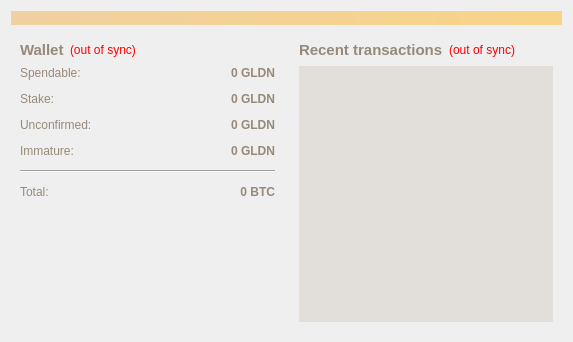
<?xml version="1.0" encoding="UTF-8"?>
<ui version="4.0">
 <class>OverviewPage</class>
 <widget class="QWidget" name="OverviewPage">
  <property name="geometry">
   <rect>
    <x>0</x>
    <y>0</y>
    <width>573</width>
    <height>342</height>
   </rect>
  </property>
  <property name="windowTitle">
   <string>Form</string>
  </property>
  <property name="styleSheet">
   <string notr="true">color: rgb(151, 137, 121);</string>
  </property>
  <layout class="QVBoxLayout" name="topLayout">
   <item>
    <widget class="QLabel" name="labelAlerts">
     <property name="visible">
      <bool>false</bool>
     </property>
     <property name="styleSheet">
      <string notr="true">background-color: qlineargradient(x1: 0, y1: 0, x2: 1, y2: 0, stop:0 #F0D0A0, stop:1 #F8D488);  color:#9A8A6A
</string>
     </property>
     <property name="wordWrap">
      <bool>true</bool>
     </property>
     <property name="margin">
      <number>3</number>
     </property>
    </widget>
   </item>
   <item>
    <layout class="QHBoxLayout" name="horizontalLayout" stretch="1,1">
     <item>
      <layout class="QVBoxLayout" name="verticalLayout_2">
       <item>
        <widget class="QWidget" name="widget" native="true">
         <layout class="QVBoxLayout" name="verticalLayout_4">
          <item>
           <layout class="QHBoxLayout" name="horizontalLayout_4">
            <item>
             <widget class="QLabel" name="label_5">
              <property name="font">
               <font>
                <pointsize>11</pointsize>
                <weight>75</weight>
                <bold>true</bold>
               </font>
              </property>
              <property name="text">
               <string>Wallet</string>
              </property>
             </widget>
            </item>
            <item>
             <widget class="QLabel" name="labelWalletStatus">
              <property name="toolTip">
               <string>The displayed information may be out of date. Your wallet automatically synchronizes with the Goldencoin network after a connection is established, but this process has not completed yet.</string>
              </property>
              <property name="styleSheet">
               <string notr="true">QLabel { color: red; }</string>
              </property>
              <property name="text">
               <string notr="true">(out of sync)</string>
              </property>
              <property name="alignment">
               <set>Qt::AlignLeading|Qt::AlignLeft|Qt::AlignVCenter</set>
              </property>
             </widget>
            </item>
            <item>
             <spacer name="horizontalSpacer_2">
              <property name="orientation">
               <enum>Qt::Horizontal</enum>
              </property>
              <property name="sizeHint" stdset="0">
               <size>
                <width>40</width>
                <height>20</height>
               </size>
              </property>
             </spacer>
            </item>
           </layout>
          </item>
          <item>
           <layout class="QFormLayout" name="formLayout_2">
            <property name="fieldGrowthPolicy">
             <enum>QFormLayout::AllNonFixedFieldsGrow</enum>
            </property>
            <property name="horizontalSpacing">
             <number>12</number>
            </property>
            <property name="verticalSpacing">
             <number>12</number>
            </property>
            <item row="0" column="0">
             <widget class="QLabel" name="label">
              <property name="text">
               <string>Spendable:</string>
              </property>
             </widget>
            </item>
            <item row="0" column="1">
             <widget class="QLabel" name="labelBalance">
              <property name="palette">
               <palette>
                <active>
                 <colorrole role="WindowText">
                  <brush brushstyle="SolidPattern">
                   <color alpha="255">
                    <red>4</red>
                    <green>5</green>
                    <blue>70</blue>
                   </color>
                  </brush>
                 </colorrole>
                 <colorrole role="Light">
                  <brush brushstyle="SolidPattern">
                   <color alpha="255">
                    <red>124</red>
                    <green>255</green>
                    <blue>24</blue>
                   </color>
                  </brush>
                 </colorrole>
                 <colorrole role="Text">
                  <brush brushstyle="SolidPattern">
                   <color alpha="255">
                    <red>4</red>
                    <green>5</green>
                    <blue>70</blue>
                   </color>
                  </brush>
                 </colorrole>
                 <colorrole role="BrightText">
                  <brush brushstyle="SolidPattern">
                   <color alpha="255">
                    <red>0</red>
                    <green>85</green>
                    <blue>127</blue>
                   </color>
                  </brush>
                 </colorrole>
                 <colorrole role="ButtonText">
                  <brush brushstyle="SolidPattern">
                   <color alpha="255">
                    <red>4</red>
                    <green>5</green>
                    <blue>70</blue>
                   </color>
                  </brush>
                 </colorrole>
                </active>
                <inactive>
                 <colorrole role="WindowText">
                  <brush brushstyle="SolidPattern">
                   <color alpha="255">
                    <red>4</red>
                    <green>5</green>
                    <blue>70</blue>
                   </color>
                  </brush>
                 </colorrole>
                 <colorrole role="Light">
                  <brush brushstyle="SolidPattern">
                   <color alpha="255">
                    <red>124</red>
                    <green>255</green>
                    <blue>24</blue>
                   </color>
                  </brush>
                 </colorrole>
                 <colorrole role="Text">
                  <brush brushstyle="SolidPattern">
                   <color alpha="255">
                    <red>4</red>
                    <green>5</green>
                    <blue>70</blue>
                   </color>
                  </brush>
                 </colorrole>
                 <colorrole role="BrightText">
                  <brush brushstyle="SolidPattern">
                   <color alpha="255">
                    <red>0</red>
                    <green>85</green>
                    <blue>127</blue>
                   </color>
                  </brush>
                 </colorrole>
                 <colorrole role="ButtonText">
                  <brush brushstyle="SolidPattern">
                   <color alpha="255">
                    <red>4</red>
                    <green>5</green>
                    <blue>70</blue>
                   </color>
                  </brush>
                 </colorrole>
                </inactive>
                <disabled>
                 <colorrole role="WindowText">
                  <brush brushstyle="SolidPattern">
                   <color alpha="255">
                    <red>4</red>
                    <green>5</green>
                    <blue>70</blue>
                   </color>
                  </brush>
                 </colorrole>
                 <colorrole role="Light">
                  <brush brushstyle="SolidPattern">
                   <color alpha="255">
                    <red>124</red>
                    <green>255</green>
                    <blue>24</blue>
                   </color>
                  </brush>
                 </colorrole>
                 <colorrole role="Text">
                  <brush brushstyle="SolidPattern">
                   <color alpha="255">
                    <red>4</red>
                    <green>5</green>
                    <blue>70</blue>
                   </color>
                  </brush>
                 </colorrole>
                 <colorrole role="BrightText">
                  <brush brushstyle="SolidPattern">
                   <color alpha="255">
                    <red>0</red>
                    <green>85</green>
                    <blue>127</blue>
                   </color>
                  </brush>
                 </colorrole>
                 <colorrole role="ButtonText">
                  <brush brushstyle="SolidPattern">
                   <color alpha="255">
                    <red>4</red>
                    <green>5</green>
                    <blue>70</blue>
                   </color>
                  </brush>
                 </colorrole>
                </disabled>
               </palette>
              </property>
              <property name="font">
               <font>
                <weight>75</weight>
                <bold>true</bold>
               </font>
              </property>
              <property name="cursor">
               <cursorShape>IBeamCursor</cursorShape>
              </property>
              <property name="toolTip">
               <string>Your current spendable balance</string>
              </property>
              <property name="styleSheet">
               <string notr="true"/>
              </property>
              <property name="text">
               <string notr="true">0 GLDN</string>
              </property>
              <property name="alignment">
               <set>Qt::AlignRight|Qt::AlignTrailing|Qt::AlignVCenter</set>
              </property>
              <property name="textInteractionFlags">
               <set>Qt::LinksAccessibleByMouse|Qt::TextSelectableByKeyboard|Qt::TextSelectableByMouse</set>
              </property>
             </widget>
            </item>
            <item row="1" column="0">
             <widget class="QLabel" name="label_6">
              <property name="text">
               <string>Stake:</string>
              </property>
             </widget>
            </item>
            <item row="1" column="1">
             <widget class="QLabel" name="labelStake">
              <property name="font">
               <font>
                <weight>75</weight>
                <bold>true</bold>
               </font>
              </property>
              <property name="cursor">
               <cursorShape>IBeamCursor</cursorShape>
              </property>
              <property name="toolTip">
               <string>Total of coins that was staked, and do not yet count toward the current balance</string>
              </property>
              <property name="styleSheet">
               <string notr="true"/>
              </property>
              <property name="text">
               <string notr="true">0 GLDN</string>
              </property>
              <property name="alignment">
               <set>Qt::AlignRight|Qt::AlignTrailing|Qt::AlignVCenter</set>
              </property>
              <property name="textInteractionFlags">
               <set>Qt::LinksAccessibleByMouse|Qt::TextSelectableByKeyboard|Qt::TextSelectableByMouse</set>
              </property>
             </widget>
            </item>
            <item row="2" column="0">
             <widget class="QLabel" name="label_3">
              <property name="text">
               <string>Unconfirmed:</string>
              </property>
             </widget>
            </item>
            <item row="2" column="1">
             <widget class="QLabel" name="labelUnconfirmed">
              <property name="font">
               <font>
                <weight>75</weight>
                <bold>true</bold>
               </font>
              </property>
              <property name="cursor">
               <cursorShape>IBeamCursor</cursorShape>
              </property>
              <property name="toolTip">
               <string>Total of transactions that have yet to be confirmed, and do not yet count toward the current balance</string>
              </property>
              <property name="styleSheet">
               <string notr="true">gridline-color: rgb(170, 0, 127);</string>
              </property>
              <property name="text">
               <string notr="true">0 GLDN</string>
              </property>
              <property name="alignment">
               <set>Qt::AlignRight|Qt::AlignTrailing|Qt::AlignVCenter</set>
              </property>
              <property name="textInteractionFlags">
               <set>Qt::LinksAccessibleByMouse|Qt::TextSelectableByKeyboard|Qt::TextSelectableByMouse</set>
              </property>
             </widget>
            </item>
            <item row="3" column="0">
             <widget class="QLabel" name="labelImmatureText">
              <property name="text">
               <string>Immature:</string>
              </property>
             </widget>
            </item>
            <item row="3" column="1">
             <widget class="QLabel" name="labelImmature">
              <property name="font">
               <font>
                <weight>75</weight>
                <bold>true</bold>
               </font>
              </property>
              <property name="toolTip">
               <string>Mined balance that has not yet matured</string>
              </property>
              <property name="text">
               <string notr="true">0 GLDN</string>
              </property>
              <property name="alignment">
               <set>Qt::AlignRight|Qt::AlignTrailing|Qt::AlignVCenter</set>
              </property>
              <property name="textInteractionFlags">
               <set>Qt::LinksAccessibleByMouse|Qt::TextSelectableByKeyboard|Qt::TextSelectableByMouse</set>
              </property>
             </widget>
            </item>
            <item row="4" column="0" colspan="2">
             <widget class="Line" name="line">
              <property name="orientation">
               <enum>Qt::Horizontal</enum>
              </property>
             </widget>
            </item>
            <item row="5" column="0">
             <widget class="QLabel" name="labelTotalText">
              <property name="text">
               <string>Total:</string>
              </property>
             </widget>
            </item>
            <item row="5" column="1">
             <widget class="QLabel" name="labelTotal">
              <property name="font">
               <font>
                <weight>75</weight>
                <bold>true</bold>
               </font>
              </property>
              <property name="cursor">
               <cursorShape>IBeamCursor</cursorShape>
              </property>
              <property name="toolTip">
               <string>Your current total balance</string>
              </property>
              <property name="text">
               <string notr="true">0 BTC</string>
              </property>
              <property name="alignment">
               <set>Qt::AlignRight|Qt::AlignTrailing|Qt::AlignVCenter</set>
              </property>
              <property name="textInteractionFlags">
               <set>Qt::LinksAccessibleByMouse|Qt::TextSelectableByKeyboard|Qt::TextSelectableByMouse</set>
              </property>
             </widget>
            </item>
           </layout>
          </item>
         </layout>
        </widget>
       </item>
       <item>
        <spacer name="verticalSpacer">
         <property name="orientation">
          <enum>Qt::Vertical</enum>
         </property>
         <property name="sizeHint" stdset="0">
          <size>
           <width>20</width>
           <height>40</height>
          </size>
         </property>
        </spacer>
       </item>
      </layout>
     </item>
     <item>
      <layout class="QVBoxLayout" name="verticalLayout_3">
       <item>
        <widget class="QWidget" name="widget_2" native="true">
         <layout class="QVBoxLayout" name="verticalLayout">
          <item>
           <layout class="QHBoxLayout" name="horizontalLayout_2">
            <item>
             <widget class="QLabel" name="label_4">
              <property name="font">
               <font>
                <pointsize>11</pointsize>
                <weight>75</weight>
                <bold>true</bold>
               </font>
              </property>
              <property name="text">
               <string>&lt;b&gt;Recent transactions&lt;/b&gt;</string>
              </property>
             </widget>
            </item>
            <item>
             <widget class="QLabel" name="labelTransactionsStatus">
              <property name="toolTip">
               <string>The displayed information may be out of date. Your wallet automatically synchronizes with the Goldencoin network after a connection is established, but this process has not completed yet.</string>
              </property>
              <property name="styleSheet">
               <string notr="true">QLabel { color: red; }</string>
              </property>
              <property name="text">
               <string notr="true">(out of sync)</string>
              </property>
              <property name="alignment">
               <set>Qt::AlignRight|Qt::AlignTrailing|Qt::AlignVCenter</set>
              </property>
             </widget>
            </item>
            <item>
             <spacer name="horizontalSpacer">
              <property name="orientation">
               <enum>Qt::Horizontal</enum>
              </property>
              <property name="sizeHint" stdset="0">
               <size>
                <width>40</width>
                <height>20</height>
               </size>
              </property>
             </spacer>
            </item>
           </layout>
          </item>
          <item>
           <widget class="QListView" name="listTransactions">
            <property name="styleSheet">
             <string notr="true">background-color: rgba(154, 133, 106, 40);</string>
            </property>
            <property name="frameShape">
             <enum>QFrame::NoFrame</enum>
            </property>
            <property name="verticalScrollBarPolicy">
             <enum>Qt::ScrollBarAlwaysOff</enum>
            </property>
            <property name="horizontalScrollBarPolicy">
             <enum>Qt::ScrollBarAlwaysOff</enum>
            </property>
            <property name="selectionMode">
             <enum>QAbstractItemView::NoSelection</enum>
            </property>
           </widget>
          </item>
         </layout>
        </widget>
       </item>
      </layout>
     </item>
    </layout>
   </item>
  </layout>
 </widget>
 <resources/>
 <connections/>
</ui>
